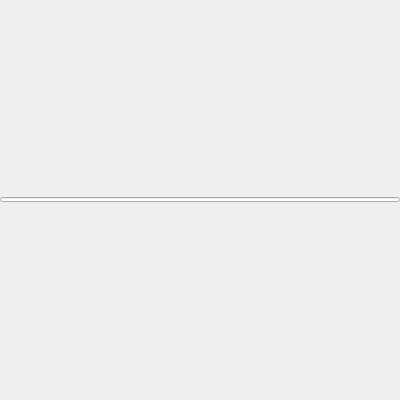
<?xml version="1.0" encoding="UTF-8"?>
<ui version="4.0">
 <class>WebView</class>
 <widget class="QWidget" name="WebView">
  <property name="geometry">
   <rect>
    <x>0</x>
    <y>0</y>
    <width>400</width>
    <height>400</height>
   </rect>
  </property>
  <property name="sizePolicy">
   <sizepolicy hsizetype="Minimum" vsizetype="MinimumExpanding">
    <horstretch>0</horstretch>
    <verstretch>0</verstretch>
   </sizepolicy>
  </property>
  <property name="minimumSize">
   <size>
    <width>400</width>
    <height>400</height>
   </size>
  </property>
  <property name="windowTitle">
   <string notr="true">Form</string>
  </property>
  <layout class="QGridLayout" name="gridLayout">
   <property name="leftMargin">
    <number>0</number>
   </property>
   <property name="topMargin">
    <number>0</number>
   </property>
   <property name="rightMargin">
    <number>0</number>
   </property>
   <property name="bottomMargin">
    <number>0</number>
   </property>
   <item row="1" column="0">
    <layout class="QVBoxLayout" name="verticalLayout">
     <property name="spacing">
      <number>0</number>
     </property>
     <item>
      <widget class="QProgressBar" name="progressBar">
       <property name="minimumSize">
        <size>
         <width>0</width>
         <height>5</height>
        </size>
       </property>
       <property name="maximumSize">
        <size>
         <width>16777215</width>
         <height>5</height>
        </size>
       </property>
       <property name="styleSheet">
        <string notr="true">QProgressBar::chunk {
    background-color: rgba(0, 130, 201, 255);
}</string>
       </property>
       <property name="value">
        <number>0</number>
       </property>
       <property name="textVisible">
        <bool>false</bool>
       </property>
      </widget>
     </item>
     <item>
      <layout class="QHBoxLayout" name="resultLayout">
       <property name="spacing">
        <number>0</number>
       </property>
      </layout>
     </item>
    </layout>
   </item>
  </layout>
 </widget>
 <resources/>
 <connections/>
</ui>
